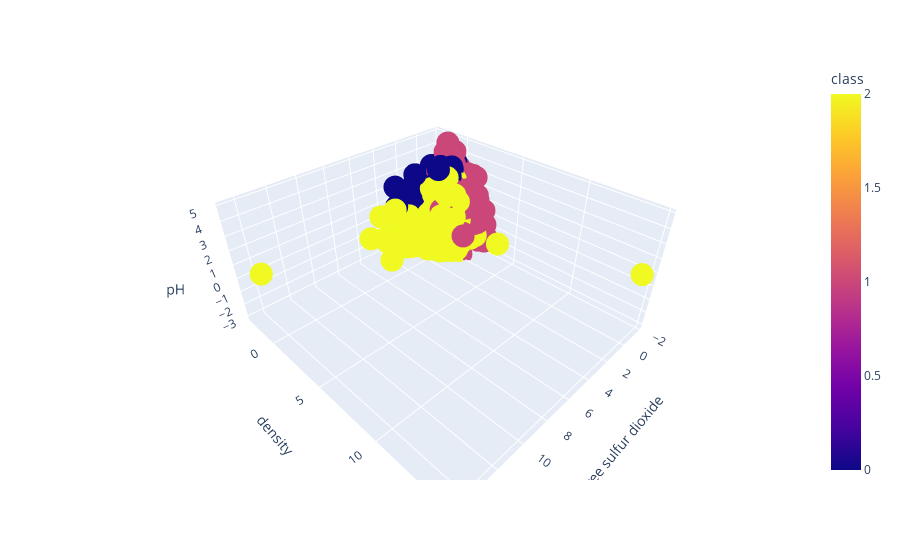

Source (notebook cell):
### Code cell
# Create a 3D scatter plot to visualize our clustering 
# usings the same features as before

px.scatter_3d(wine_df_scaled,x="free sulfur dioxide",y="density",z="pH",color="class")

### Figure 1 — Plotly figure (JSON) as saved in the notebook; plotly's stock layout.template omitted (floating-point values rounded to 4 significant figures; data arrays with more than 128 entries replaced by an {"elided": "..."} marker saying what was removed)
{"data": [{"hovertemplate": "free sulfur dioxide=%{x}<br>density=%{y}<br>pH=%{z}<br>class=%{marker.color}<extra></extra>", "legendgroup": "", "marker": {"color": {"elided": "6497 int values"}, "coloraxis": "coloraxis", "symbol": "circle"}, "mode": "markers", "name": "", "scene": "scene", "showlegend": false, "type": "scatter3d", "x": {"elided": "6497 float values"}, "y": {"elided": "6497 float values"}, "z": {"elided": "6497 float values"}}], "layout": {"coloraxis": {"colorbar": {"title": {"text": "class"}}, "colorscale": [[0, "#0d0887"], [0.1111, "#46039f"], [0.2222, "#7201a8"], [0.3333, "#9c179e"], [0.4444, "#bd3786"], [0.5556, "#d8576b"], [0.6667, "#ed7953"], [0.7778, "#fb9f3a"], [0.8889, "#fdca26"], [1, "#f0f921"]]}, "legend": {"tracegroupgap": 0}, "margin": {"t": 60}, "scene": {"domain": {"x": [0, 1], "y": [0, 1]}, "xaxis": {"title": {"text": "free sulfur dioxide"}}, "yaxis": {"title": {"text": "density"}}, "zaxis": {"title": {"text": "pH"}}}}}
